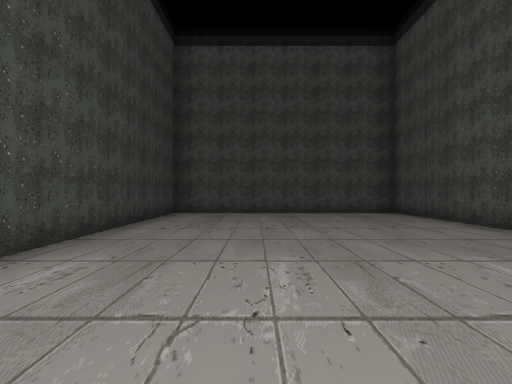
view 1 (above)

17 first-person views from a walk through a scene from a Unity 3-D project. The camera is 1.3 m above the floor, looks level and sees 70° across. The floor is counted in squares, 2 m on a side. Each view is taken from the middle of a square. On the plan, view 1 faces up. The plan holds only what a view shows up to about 11 squares ahead; the rest is blank. The place goes on beyond the plan. Door leaves are left out, so doorways stand open.

view 2
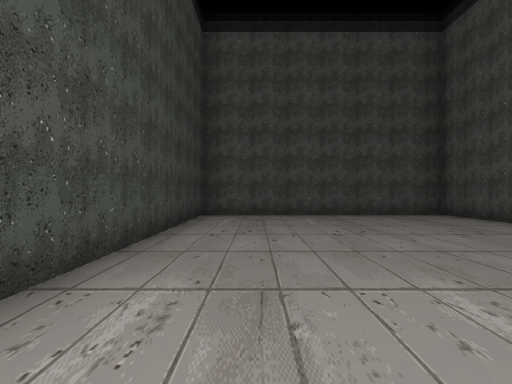

view 3
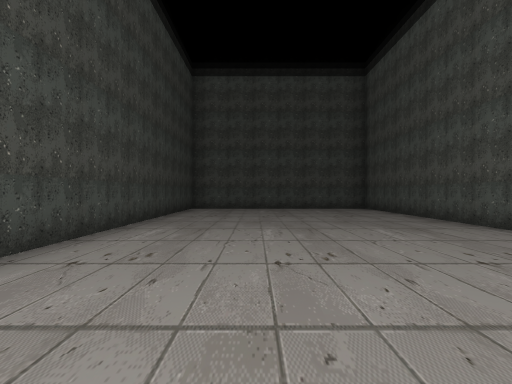

view 4
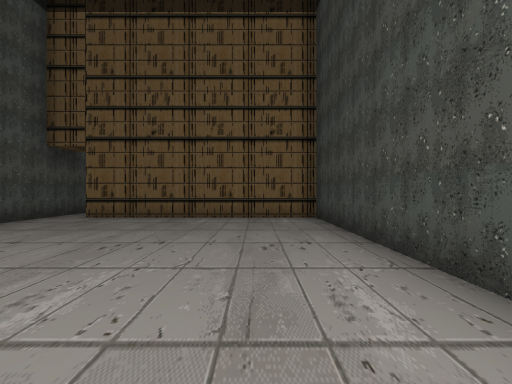

view 5
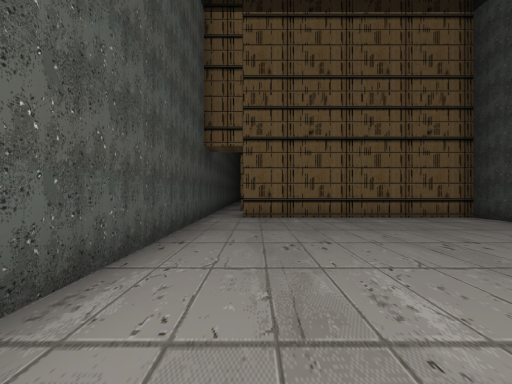

view 6
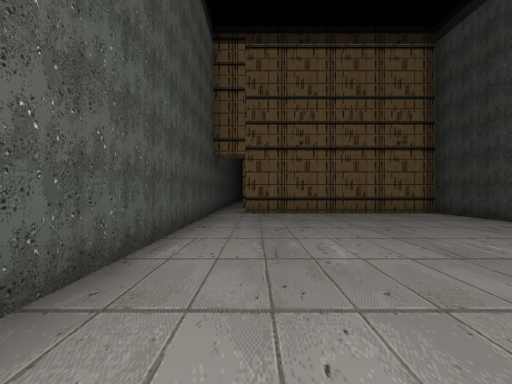

view 7
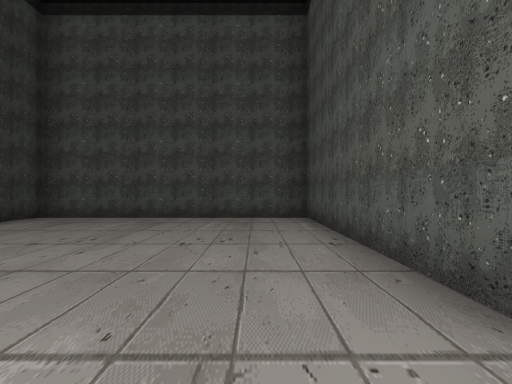

view 8
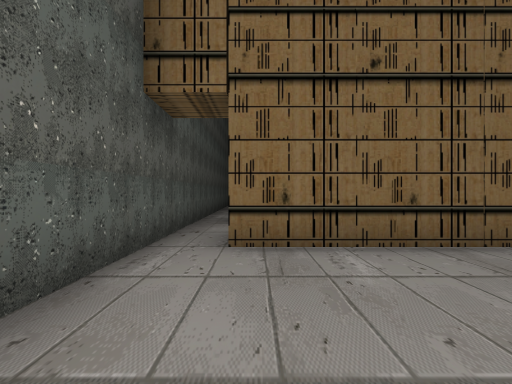

view 9
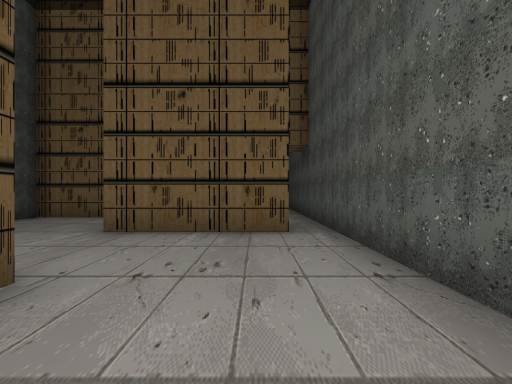

view 10
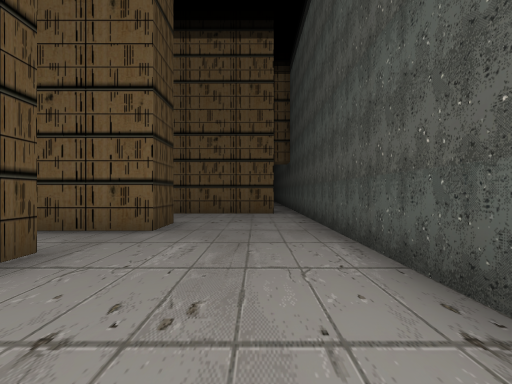

view 11
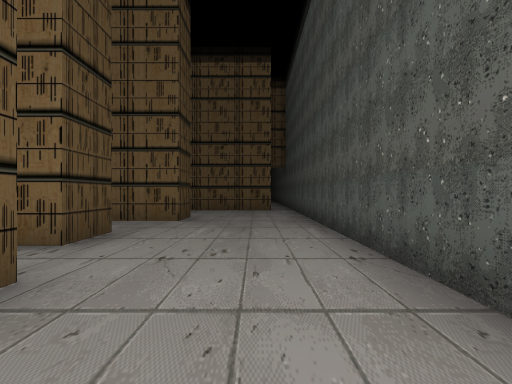

view 12
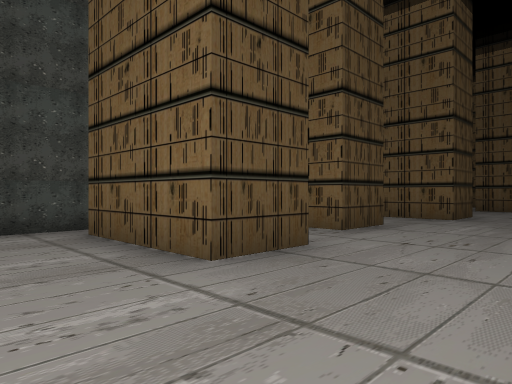

view 13
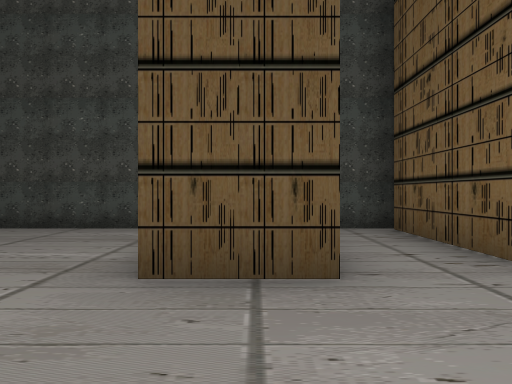

view 14
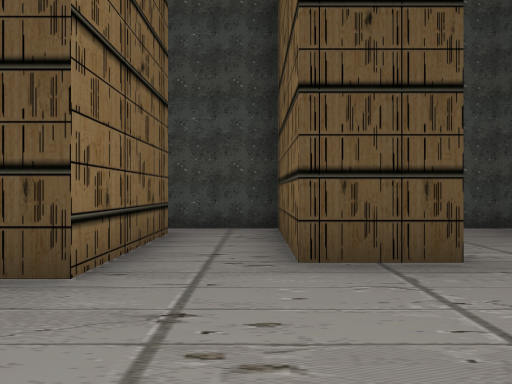

view 15
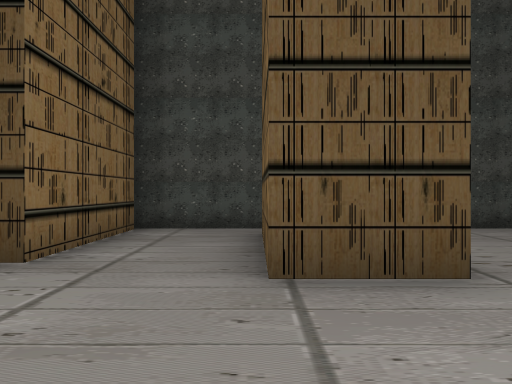

view 16
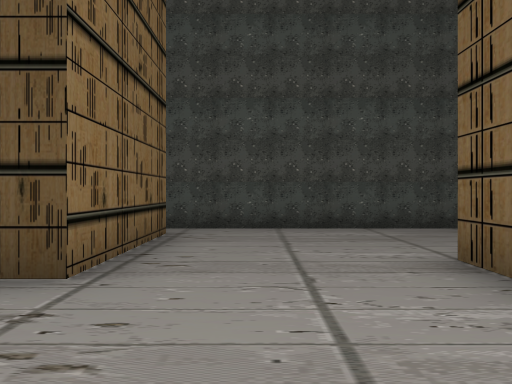

view 17
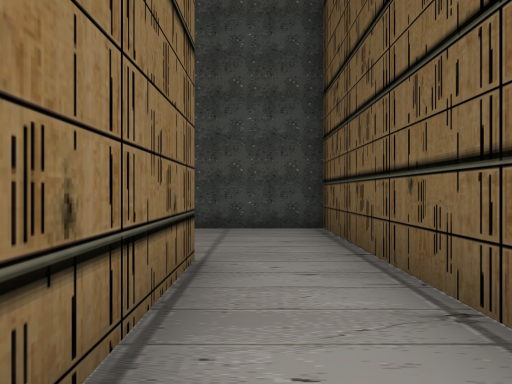

### Floor plan
Ten units are one square. View 1 is at (0, 0); x grows to the right and y downward. Boxes are objects, and circles mark ways between rooms. Rooms are numbered by the first view taken in them; rooms with no view inside come last. Other rooms are left out.
<svg viewBox="-30 -120 78 360">
<path fill="none" stroke="#000" d="M43 49 43 -115 -25 -115 -25 43 34 43M-14 161 7 161 7 176 -14 176M-18 124 13 124 13 139 -16 139M-18 194 13 194 13 209 -18 209M-25 195 -25 235M43 201 43 49M36 91 5 91M5 76 32 76M24 58 -25 58 -25 145M-14 176 -24 176M-25 165 -25 195M-25 145 -25 165M-24 161 -14 161"/>
<circle cx="40" cy="50" r="3" fill="#2a7"/>
<circle cx="-20" cy="200" r="3" fill="#2a7"/>
<circle cx="-5" cy="185" r="3" fill="#2a7"/>
<circle cx="-20" cy="135" r="3" fill="#2a7"/>
<circle cx="-5" cy="150" r="3" fill="#2a7"/>
<text x="10" y="-40">1</text>
<text x="10" y="150">2</text>
<text x="-20" y="180">3</text>
<text x="-20" y="150">4</text>
</svg>
Room 1 opens to room 2. Room 2 opens to room 3. Room 2 opens to room 4.

Where each view was taken, in squares from view 1:
view 1: 0 up, 0 right, facing up
view 2: 1 up, 1 left, facing up
view 3: 3 down, 0 right, facing up
view 4: 5 up, 1 left, facing down
view 5: 5 up, 3 right, facing down
view 6: 7 up, 3 right, facing down
view 7: 2 up, 3 right, facing up
view 8: 0 up, 3 right, facing down
view 9: 15 down, 3 right, facing up
view 10: 20 down, 3 right, facing up
view 11: 22 down, 3 right, facing up
view 12: 23 down, 4 right, facing up-left
view 13: 20 down, 4 right, facing left
view 14: 18 down, 4 right, facing left
view 15: 14 down, 4 right, facing left
view 16: 11 down, 4 right, facing left
view 17: 7 down, 4 right, facing left
